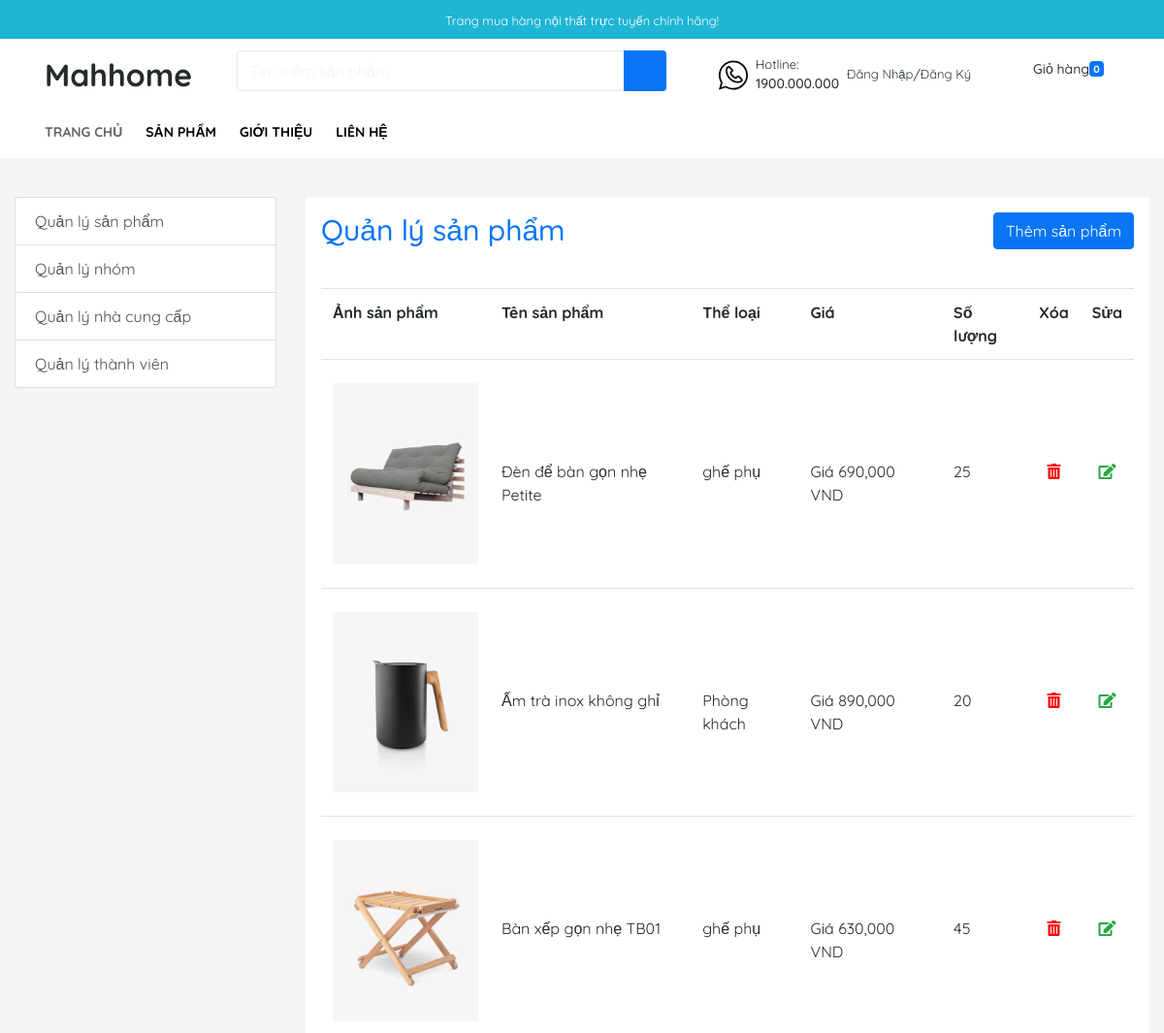
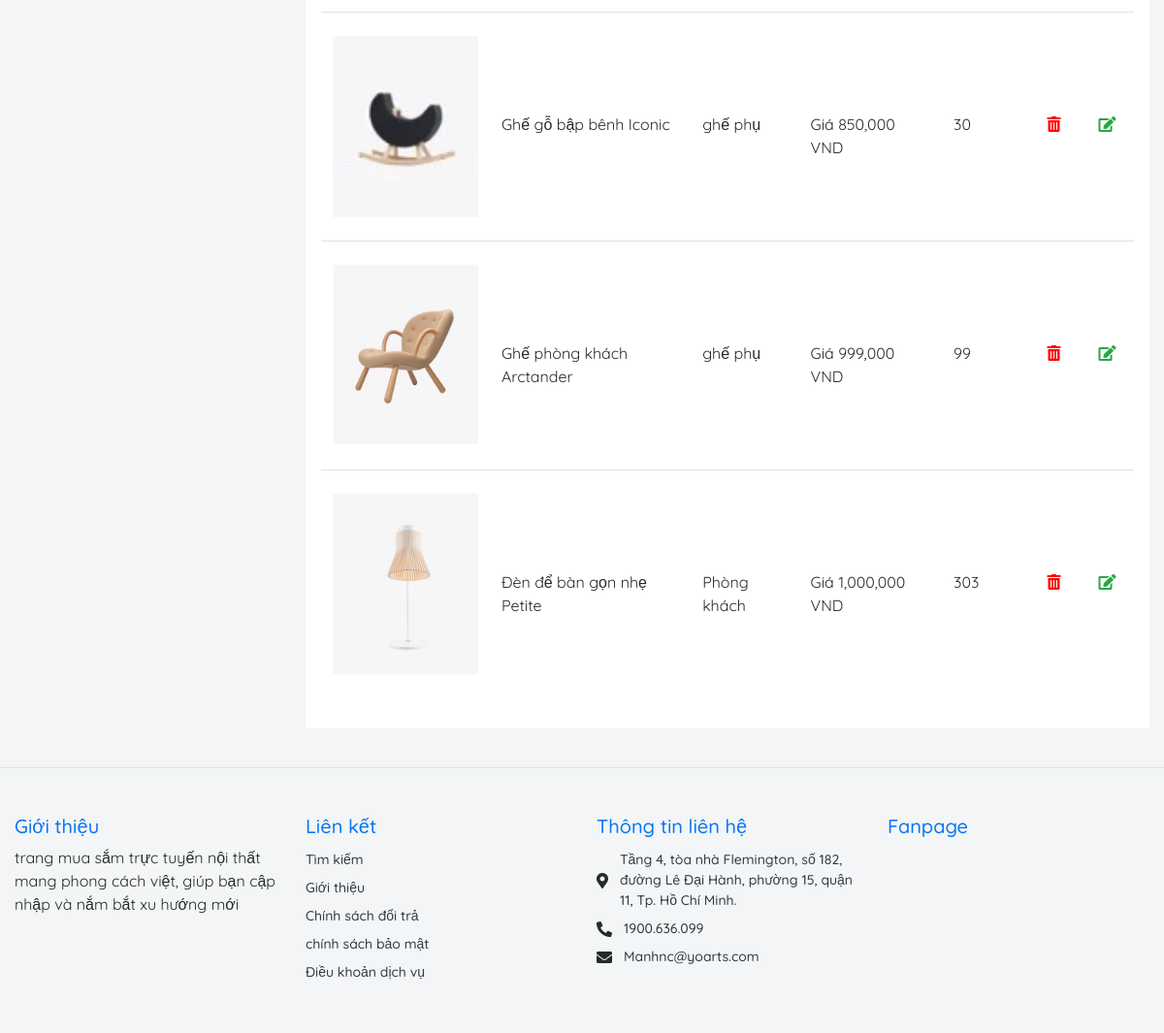
The app's page /admin.php with its own data (2 pictures, top to bottom).
### tables this page shows
CREATE TABLE `products` (
  `ProductID` int(11) NOT NULL,
  `ManufacturerID` int(11) NOT NULL,
  `CategoryID` int(11) NOT NULL,
  `ProductName` varchar(255) NOT NULL,
  `ImageUrl` varchar(255) NOT NULL,
  `Price` int(11) NOT NULL DEFAULT 0,
  `Quantity` int(11) NOT NULL DEFAULT 0,
  `Description` varchar(1000) NOT NULL,
  `Body` text NOT NULL
);

CREATE TABLE `categories` (
  `CategoryID` int(11) NOT NULL,
  `CategoryName` varchar(255) NOT NULL,
  `Position` int(11) DEFAULT 0
);

### Controller/Products/Manage.php (called while the page is built)
<?php
	include_once("Model/Products.php");
	$pro = new Products();
	$ret = $pro->getProductsManage();
	include_once("View/Products/Manage.php");
?>

### Model/Products.php (called while the page is built, shortened)
<?php
	include_once("DataProvider.php");
	class Products{
		private $da;
		function __construct(){
			$this->da = new DataProvider();
		}
		function getProductsManage(){
			$sql = "Select ProductID, ProductName, ImageUrl, Price, Quantity, ManufacturerName, CategoryName from products p join Categories c on p.CategoryID=c.CategoryID join Manufacturers m on p.ManufacturerID=m.ManufacturerID order by ProductID";
			return $this->da->FetchAll($sql);
		}
	}
?>

### Model/DataProvider.php (called while the page is built, shortened)
<?php
	class DataProvider{
		private $link;
		function __construct()
		{
			$this->link=mysqli_connect("localhost","root","","manhgroup");
		}
		function ExecuteQuery($sql)
		{
			mysqli_query($this->link,"set names utf8");
			return mysqli_query($this->link, $sql);
		}
		function FetchAll($sql){
			$arr=array();
			$r = $this->ExecuteQuery($sql);
			while($row = mysqli_fetch_assoc($r)){
				$arr[]=$row;
			}
			return $arr;
		}
	}
?>

### View/Products/Manage.php (the view)
<div class="bg-white p-4">
	<div class="d-flex justify-content-between mb-7">
		<h3 class="mb-0"><a href="admin.php?mod=products&act=manage">Quản lý sản phẩm</a></h3>
		<a class="btn btn-primary" href="admin.php?mod=products&act=insert">Thêm sản phẩm</a>
	</div>
	<table class="table" width="100%">
    <tr><th>Ảnh sản phẩm</th><th>Tên sản phẩm</th><th>Thể loại</th><th>Giá</th><th>Số lượng</th><th class="text-center">Xóa</th><th class="text-center">Sửa</th></tr>
    <?php
	foreach($ret as $row)
	{
		echo "<tr><td class=\"py-5\">";
		echo "<img src=\"upload/$row[ImageUrl]\" width=\"150\" /></td><td>";
		echo $row['ProductName']."</td><td>";
		echo $row['CategoryName']."</td><td>";
		echo "Giá ".number_format($row["Price"],0)." VND</td><td>";
		echo $row['Quantity']."</td><td class=\"text-center\">";
		echo "<a href=\"admin.php?mod=products&act=delete&id=$row[ProductID]\" onclick=\"return IsDelete()\"><i class=\"text-danger fas fa-trash-alt\"></i></a></td><td class=\"text-center\">";
		echo "<a href=\"admin.php?mod=products&act=edit&id=$row[ProductID]\"><i class=\"text-success fas fa-edit\"></i></a>";
		echo "</td></tr>";
	}
	?>
    </table>
</div>

### records on screen
products: ImageUrl (picture), ProductName "Đèn để bàn gọn nhẹ Petite", CategoryID.CategoryName "ghế phụ", Price "690,000", Quantity "25"
products: ImageUrl (picture), ProductName "Ấm trà inox không ghỉ", CategoryID.CategoryName "Phòng khách", Price "890,000", Quantity "20"
products: ImageUrl (picture), ProductName "Bàn xếp gọn nhẹ TB01", CategoryID.CategoryName "ghế phụ", Price "630,000", Quantity "45"
products: ImageUrl (picture), ProductName "Ghế gỗ bập bênh Iconic", CategoryID.CategoryName "ghế phụ", Price "850,000", Quantity "30"
products: ImageUrl (picture), ProductName "Ghế phòng khách Arctander", CategoryID.CategoryName "ghế phụ", Price "999,000", Quantity "99"
products: ImageUrl (picture), ProductName "Đèn để bàn gọn nhẹ Petite", CategoryID.CategoryName "Phòng khách", Price "1,000,000", Quantity "303"
